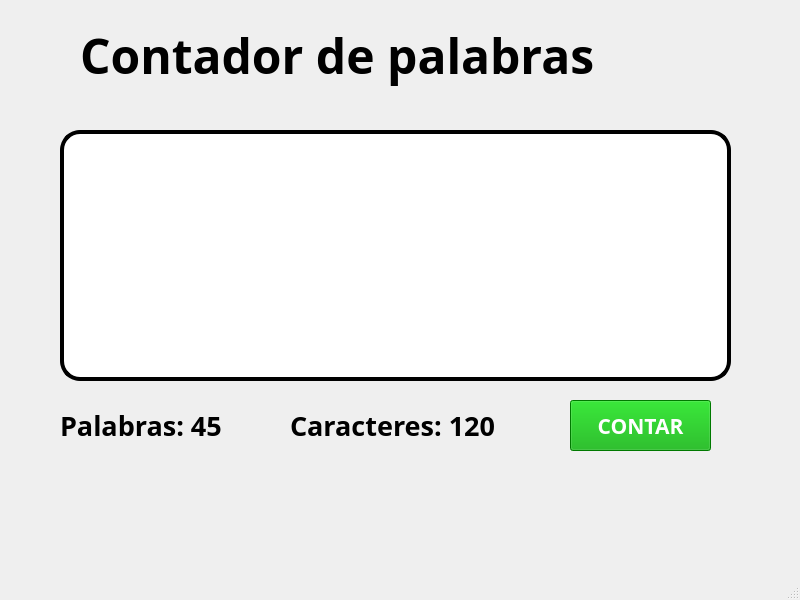
<?xml version="1.0" encoding="UTF-8"?>
<ui version="4.0">
 <class>MainWindow</class>
 <widget class="QMainWindow" name="MainWindow">
  <property name="geometry">
   <rect>
    <x>0</x>
    <y>0</y>
    <width>800</width>
    <height>600</height>
   </rect>
  </property>
  <property name="windowTitle">
   <string>MainWindow</string>
  </property>
  <property name="styleSheet">
   <string notr="true"/>
  </property>
  <widget class="QWidget" name="centralwidget">
   <widget class="QLabel" name="label">
    <property name="geometry">
     <rect>
      <x>80</x>
      <y>20</y>
      <width>671</width>
      <height>71</height>
     </rect>
    </property>
    <property name="font">
     <font>
      <family>Segoe UI Black</family>
      <pointsize>36</pointsize>
      <weight>75</weight>
      <bold>true</bold>
     </font>
    </property>
    <property name="text">
     <string>Contador de palabras</string>
    </property>
   </widget>
   <widget class="QLineEdit" name="edtCaracteres">
    <property name="geometry">
     <rect>
      <x>60</x>
      <y>130</y>
      <width>671</width>
      <height>251</height>
     </rect>
    </property>
    <property name="font">
     <font>
      <pointsize>14</pointsize>
     </font>
    </property>
    <property name="styleSheet">
     <string notr="true">border-radius: 20px;
border: 4px solid black;</string>
    </property>
   </widget>
   <widget class="QLabel" name="tvPalabras">
    <property name="geometry">
     <rect>
      <x>60</x>
      <y>410</y>
      <width>211</width>
      <height>31</height>
     </rect>
    </property>
    <property name="font">
     <font>
      <family>Segoe UI Black</family>
      <pointsize>20</pointsize>
      <weight>75</weight>
      <bold>true</bold>
     </font>
    </property>
    <property name="text">
     <string>Palabras: 45 </string>
    </property>
   </widget>
   <widget class="QLabel" name="tvCaracteres">
    <property name="geometry">
     <rect>
      <x>290</x>
      <y>410</y>
      <width>261</width>
      <height>31</height>
     </rect>
    </property>
    <property name="font">
     <font>
      <family>Segoe UI Black</family>
      <pointsize>20</pointsize>
      <weight>75</weight>
      <bold>true</bold>
     </font>
    </property>
    <property name="text">
     <string>Caracteres: 120</string>
    </property>
   </widget>
   <widget class="QPushButton" name="btnContar">
    <property name="geometry">
     <rect>
      <x>570</x>
      <y>400</y>
      <width>141</width>
      <height>51</height>
     </rect>
    </property>
    <property name="font">
     <font>
      <family>Segoe UI Black</family>
      <pointsize>16</pointsize>
      <weight>75</weight>
      <bold>true</bold>
     </font>
    </property>
    <property name="styleSheet">
     <string notr="true">color: rgb(255, 255, 255);
background-color: rgb(0, 170, 0);</string>
    </property>
    <property name="text">
     <string>CONTAR</string>
    </property>
   </widget>
  </widget>
  <widget class="QMenuBar" name="menubar">
   <property name="geometry">
    <rect>
     <x>0</x>
     <y>0</y>
     <width>800</width>
     <height>26</height>
    </rect>
   </property>
  </widget>
  <widget class="QStatusBar" name="statusbar"/>
 </widget>
 <resources/>
 <connections/>
</ui>
